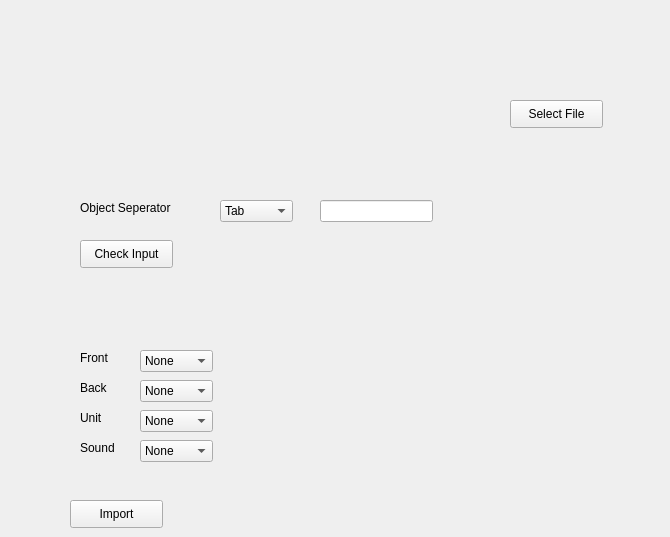
    <widget class="QWidget" name="Import">
     <widget class="QLabel" name="importTitle">
      <property name="geometry">
       <rect>
        <x>200</x>
        <y>10</y>
        <width>351</width>
        <height>51</height>
       </rect>
      </property>
      <property name="font">
       <font>
        <pointsize>24</pointsize>
       </font>
      </property>
      <property name="text">
       <string/>
      </property>
     </widget>
     <widget class="QPushButton" name="inputFileSelect">
      <property name="geometry">
       <rect>
        <x>510</x>
        <y>100</y>
        <width>93</width>
        <height>28</height>
       </rect>
      </property>
      <property name="text">
       <string>Select File</string>
      </property>
     </widget>
     <widget class="QLabel" name="importSampleBreakdown">
      <property name="geometry">
       <rect>
        <x>80</x>
        <y>300</y>
        <width>581</width>
        <height>21</height>
       </rect>
      </property>
      <property name="text">
       <string/>
      </property>
     </widget>
     <widget class="QLabel" name="label_7">
      <property name="geometry">
       <rect>
        <x>80</x>
        <y>200</y>
        <width>121</width>
        <height>16</height>
       </rect>
      </property>
      <property name="text">
       <string>Object Seperator</string>
      </property>
     </widget>
     <widget class="QPushButton" name="inputCheckInput">
      <property name="geometry">
       <rect>
        <x>80</x>
        <y>240</y>
        <width>93</width>
        <height>28</height>
       </rect>
      </property>
      <property name="text">
       <string>Check Input</string>
      </property>
     </widget>
     <widget class="QComboBox" name="importSelector">
      <property name="geometry">
       <rect>
        <x>220</x>
        <y>200</y>
        <width>73</width>
        <height>22</height>
       </rect>
      </property>
      <item>
       <property name="text">
        <string>Tab</string>
       </property>
      </item>
      <item>
       <property name="text">
        <string>-</string>
       </property>
      </item>
      <item>
       <property name="text">
        <string>Other</string>
       </property>
      </item>
     </widget>
     <widget class="QLineEdit" name="importSeperatorEdit">
      <property name="geometry">
       <rect>
        <x>320</x>
        <y>200</y>
        <width>113</width>
        <height>22</height>
       </rect>
      </property>
      <property name="maxLength">
       <number>1</number>
      </property>
     </widget>
     <widget class="QLabel" name="label_6">
      <property name="geometry">
       <rect>
        <x>80</x>
        <y>350</y>
        <width>55</width>
        <height>16</height>
       </rect>
      </property>
      <property name="text">
       <string>Front</string>
      </property>
     </widget>
     <widget class="QLabel" name="label_8">
      <property name="geometry">
       <rect>
        <x>80</x>
        <y>380</y>
        <width>55</width>
        <height>16</height>
       </rect>
      </property>
      <property name="text">
       <string>Back</string>
      </property>
     </widget>
     <widget class="QLabel" name="label_9">
      <property name="geometry">
       <rect>
        <x>80</x>
        <y>410</y>
        <width>55</width>
        <height>16</height>
       </rect>
      </property>
      <property name="text">
       <string>Unit</string>
      </property>
     </widget>
     <widget class="QComboBox" name="importComboFront">
      <property name="geometry">
       <rect>
        <x>140</x>
        <y>350</y>
        <width>73</width>
        <height>22</height>
       </rect>
      </property>
      <item>
       <property name="text">
        <string>None</string>
       </property>
      </item>
     </widget>
     <widget class="QComboBox" name="importComboBack">
      <property name="geometry">
       <rect>
        <x>140</x>
        <y>380</y>
        <width>73</width>
        <height>22</height>
       </rect>
      </property>
      <item>
       <property name="text">
        <string>None</string>
       </property>
      </item>
     </widget>
     <widget class="QComboBox" name="importComboUnit">
      <property name="geometry">
       <rect>
        <x>140</x>
        <y>410</y>
        <width>73</width>
        <height>22</height>
       </rect>
      </property>
      <item>
       <property name="text">
        <string>None</string>
       </property>
      </item>
     </widget>
     <widget class="QPushButton" name="importImportButotn">
      <property name="geometry">
       <rect>
        <x>70</x>
        <y>500</y>
        <width>93</width>
        <height>28</height>
       </rect>
      </property>
      <property name="text">
       <string>Import</string>
      </property>
     </widget>
     <widget class="QLabel" name="label_10">
      <property name="geometry">
       <rect>
        <x>80</x>
        <y>440</y>
        <width>55</width>
        <height>16</height>
       </rect>
      </property>
      <property name="text">
       <string>Sound</string>
      </property>
     </widget>
     <widget class="QComboBox" name="importComboSound">
      <property name="geometry">
       <rect>
        <x>140</x>
        <y>440</y>
        <width>73</width>
        <height>22</height>
       </rect>
      </property>
      <item>
       <property name="text">
        <string>None</string>
       </property>
      </item>
     </widget>
     <widget class="QLabel" name="importFileLabel">
      <property name="geometry">
       <rect>
        <x>90</x>
        <y>110</y>
        <width>351</width>
        <height>21</height>
       </rect>
      </property>
      <property name="text">
       <string/>
      </property>
     </widget>
    </widget>
